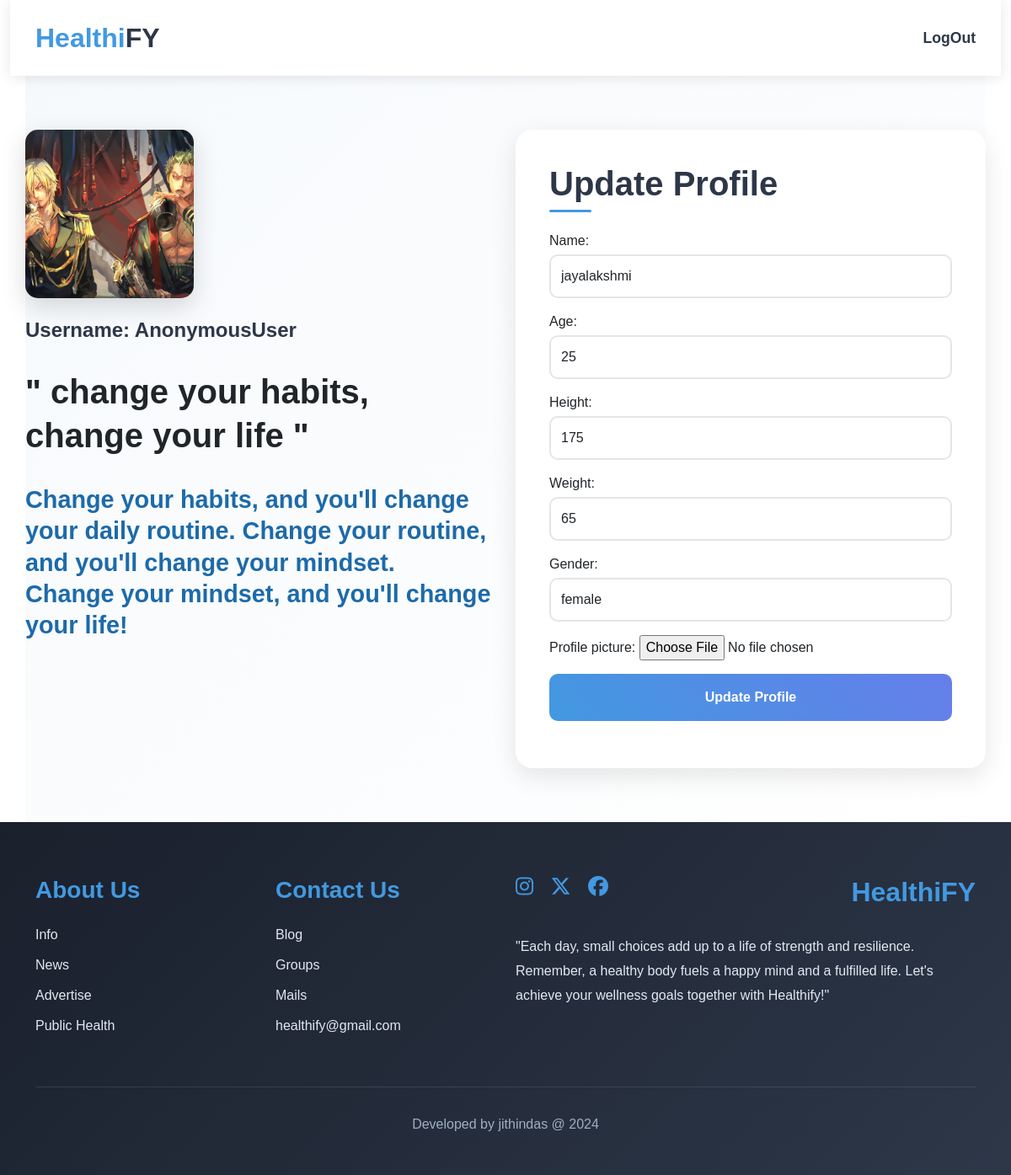
/upuser/18, run on the app's committed database.
### web/models.py (models this page shows, shortened)
class UserProfile_Model(models.Model):
    name=models.CharField(max_length=100,null=True)
    age=models.PositiveIntegerField(null=True)
    height=models.IntegerField(null=True)
    weight=models.IntegerField(null=True)
    gender=models.CharField(max_length=100,choices=[('male','male'),
                                                    ('female','female')],null=True)
    profile_picture=models.FileField(upload_to='images',null=True,blank=True)
    user=models.OneToOneField(User,on_delete=models.CASCADE)
    created_date=models.DateField(auto_now_add=True)
    updated_date=models.DateField(auto_now=True)
    is_active=models.BooleanField(default=True)
    def create_profile(sender,instance,created,**kwargs):
        if created:
            UserProfile_Model.objects.update_or_create(user=instance)
    post_save.connect(sender=User,receiver=create_profile)

### web/views.py (the view, shortened to what this page needs)
# urls.py: path('upuser/<int:pk>', Update_UserProfile_View.as_view(),name='upuser'),
class Update_UserProfile_View(View):
    def get(self, request, *args, **kwargs):
        id = kwargs.get('pk')
        data=UserProfile_Model.objects.get(id=id)
        form = UserProfile_Form(instance=data)
        return render(request, 'profile_update.html', {'form': form,'data':data})

### web/templates/profile_update.html (shortened to what this page needs)
<!DOCTYPE html>
<html lang="en">
<head>
    <link href="https://cdn.jsdelivr.net/npm/bootstrap@5.3.3/dist/css/bootstrap.min.css" rel="stylesheet">
    <link rel="stylesheet" href="https://cdnjs.cloudflare.com/ajax/libs/font-awesome/6.6.0/css/all.min.css">
</head>
<body>
    <div class="container-fluid sticky-top">
        <header>
            <nav class="navbar navbar-expand-lg header">
                <div class="container">
                    <a class="navbar-brand" href="{% url 'profile' %}">
                        <span class="nav_heading">Healthi</span><span class="nav_heading_span">FY</span>
                    </a>
                    <div class="collapse navbar-collapse" id="navbarSupportedContent">
                        <div class="d-flex">
                            <a href="{% url 'logout' %}" class="navbar_link"><b>LogOut</b></a>
                        </div>
                    </div>
                </div>
            </nav>
        </header>
    </div>
    {% block content %}
    <div class="container block1">
        <div class="row">
            <div class="col-lg-6 col-md-6 col-sm-12 col-12">
                {%if data.profile_picture%}
                <div class="profile-image-container"
                    style="background-image: url('{{data.profile_picture.url}}'); background-size: cover; background-position: center;">
                </div>
                {%else%}
                <div class="profile-image-container"
                    style="background-size: cover; background-position: center; border: 2px solid black;"></div>
                {%endif%}
                <h4 class="block1_sub_heading">Username: {{request.user}}</h4>
                <div class="motivation-quote">
                    " change your habits,<br>change your life "
                </div>
                <div class="motivation-quote-sub">
                    <p>Change your habits, and you'll change your daily routine. Change your routine, and you'll change
                        your mindset. <br> Change your mindset, and you'll change your life!</p>
                </div>
            </div>
            <div class="col-lg-6 col-md-6 col-sm-12 col-12">
                <div class="profile-form-container">
                    <h1 class="block1_heading">Update Profile</h1>
                    <form action="" method="post" enctype="multipart/form-data">
                        {{form.as_p}}
                        <button class="block1_btn btn form-control" type="submit">Update Profile</button>
                    </form>
                </div>
            </div>
        </div>
    </div>
    {% endblock content %}
    <div class="container-fluid footer">
        <div class="container">
            <div class="row">
                <div class="col-lg-6 col-md-6 col-sm-12 col-12">
                    <div class="row">
                        <div class="col-lg-6 col-md-6 col-sm-6 col-12">
                            <h3 class="footer_heading2">About Us</h3>
                            <p class="footer_text">Info</p>
                            <p class="footer_text">News</p>
                            <p class="footer_text">Advertise</p>
                            <p class="footer_text">Public Health</p>
                        </div>
                        <div class="col-lg-6 col-md-6 col-sm-6 col-12">
                            <h3 class="footer_heading2">Contact Us</h3>
                            <p class="footer_text">Blog</p>
                            <p class="footer_text">Groups</p>
                            <p class="footer_text">Mails</p>
                            <p class="footer_text">healthify@gmail.com</p>
                        </div>
                    </div>
                </div>
                <div class="col-lg-6 col-md-6 col-sm-12 col-12">
                    <div class="d-flex justify-content-between align-items-start">
                        <div class="social-icons">
                            <a href=""><i class="fa-brands fa-instagram footer_icon"></i></a>
                            <a href=""><i class="fa-brands fa-x-twitter footer_icon"></i></a>
                            <a href=""><i class="fa-brands fa-facebook footer_icon"></i></a>
                        </div>
                        <h1 class="footer_heading1">HealthiFY</h1>
                    </div>
                    <p class="footer_p">
                        "Each day, small choices add up to a life of strength and resilience. Remember, a healthy body
                        fuels a happy mind and a fulfilled life. Let's achieve your wellness goals together with
                        Healthify!"
                    </p>
                </div>
            </div>
            <p class="footer_p1">Developed by jithindas @ 2024</p>
        </div>
    </div>
</body>
</html>

### web/templates/profile_update.html (style rules this page uses)
* { margin: 0; padding: 0; box-sizing: border-box; font-family: 'Poppins', sans-serif; }
.header { backdrop-filter: blur(12px); box-shadow: 0 2px 15px rgba(0, 0, 0, 0.1); padding: 1rem 0; }
.nav_heading { font-size: 2rem; color: #4299e1; font-weight: 700; transition: all 0.3s ease; }
.nav_heading_span { font-size: 2rem; color: #2d3748; font-weight: 700; }
.navbar_link { text-decoration: none; color: #2d3748; font-size: 1.1rem; transition: all 0.3s ease; position: relative; }
.navbar_link:after { content: ''; position: absolute; width: 0; height: 2px; bottom: -5px; left: 0; background-color: #4299e1; transition: width 0.3s ease; }
.block1 { padding: 4rem 0; background: linear-gradient(135deg, #f6f9fc 0%, #ffffff 100%); }
.profile-image-container { position: relative; width: 200px; height: 200px; border-radius: 15px; overflow: hidden; box-shadow: 0 10px 30px rgba(0, 0, 0, 0.15); transition: transform 0.3s ease; }
.block1_sub_heading { margin-top: 1.5rem; color: #2d3748; font-weight: 600; }
.motivation-quote { font-size: 2.5rem; font-weight: 700; margin-top: 2rem; line-height: 1.3; }
.motivation-quote-sub { font-size: 1.8rem; font-weight: 700; margin-top: 2rem; line-height: 1.3; color: #1d6aa9; }
.profile-form-container { background: white; border-radius: 20px; padding: 2.5rem; box-shadow: 0 10px 30px rgba(0, 0, 0, 0.1); transition: transform 0.3s ease; }
.block1_heading { color: #2d3748; font-weight: 700; margin-bottom: 2rem; position: relative; }
.block1_heading:after { content: ''; position: absolute; bottom: -10px; left: 0; width: 50px; height: 3px; background: #4299e1; border-radius: 2px; }
.form-control { border: 2px solid #e2e8f0; border-radius: 10px; padding: 0.75rem; margin-bottom: 1rem; transition: all 0.3s ease; }
.block1_btn { background: linear-gradient(45deg, #4299e1, #667eea); color: white; padding: 1rem; border-radius: 10px; font-weight: 600; transition: all 0.3s ease; border: none; }
.footer { background: linear-gradient(135deg, #1a202c 0%, #2d3748 100%); padding: 4rem 0 2rem; color: white; }
.footer_heading2 { color: #4299e1; font-weight: 600; margin-bottom: 1.5rem; position: relative; }
.footer_text { color: #e2e8f0; transition: all 0.3s ease; margin-bottom: 0.75rem; }
.footer_icon { color: #4299e1; font-size: 1.5rem; margin-right: 1rem; transition: all 0.3s ease; }
.footer_heading1 { font-size: 2rem; color: #4299e1; font-weight: 700; }
.footer_p { color: #e2e8f0; line-height: 1.8; margin-top: 1.5rem; }
.footer_p1 { color: #a0aec0; text-align: center; margin-top: 3rem; padding-top: 2rem; border-top: 1px solid rgba(255, 255, 255, 0.1); }

### data on the page
UserProfile_Model: profile_picture (picture), name "jayalakshmi", age "25", height "175", weight "65", gender "female"

### other printed values
{{ request.user }} "AnonymousUser"
